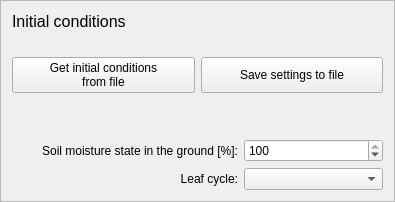
    <widget class="QFrame" name="frame_4">
     <property name="toolTip">
      <string>The initial conditions are entered here. These relate to time of year, days since rain, soil moisture state and daily mean air temperature at the beginning of a model run.</string>
     </property>
     <property name="frameShape">
      <enum>QFrame::StyledPanel</enum>
     </property>
     <property name="frameShadow">
      <enum>QFrame::Raised</enum>
     </property>
     <layout class="QGridLayout" name="gridLayout_3">
      <item row="3" column="0">
       <spacer name="verticalSpacer">
        <property name="orientation">
         <enum>Qt::Vertical</enum>
        </property>
        <property name="sizeHint" stdset="0">
         <size>
          <width>20</width>
          <height>40</height>
         </size>
        </property>
       </spacer>
      </item>
      <item row="1" column="0">
       <widget class="QLabel" name="label_for_size">
        <property name="text">
         <string/>
        </property>
       </widget>
      </item>
      <item row="2" column="0" colspan="6">
       <layout class="QHBoxLayout" name="horizontalLayout">
        <item>
         <widget class="QPushButton" name="pushButtonImportInitial">
          <property name="enabled">
           <bool>true</bool>
          </property>
          <property name="sizePolicy">
           <sizepolicy hsizetype="Minimum" vsizetype="Minimum">
            <horstretch>0</horstretch>
            <verstretch>0</verstretch>
           </sizepolicy>
          </property>
          <property name="text">
           <string>Get initial conditions 
from file</string>
          </property>
         </widget>
        </item>
        <item>
         <widget class="QPushButton" name="pushButtonExportInitial">
          <property name="enabled">
           <bool>true</bool>
          </property>
          <property name="sizePolicy">
           <sizepolicy hsizetype="Minimum" vsizetype="Minimum">
            <horstretch>0</horstretch>
            <verstretch>0</verstretch>
           </sizepolicy>
          </property>
          <property name="text">
           <string>Save settings to file</string>
          </property>
         </widget>
        </item>
       </layout>
      </item>
      <item row="0" column="0" colspan="4">
       <widget class="QLabel" name="label_15">
        <property name="text">
         <string>&lt;!DOCTYPE HTML PUBLIC &quot;-//W3C//DTD HTML 4.0//EN&quot; &quot;http://www.w3.org/TR/REC-html40/strict.dtd&quot;&gt;
&lt;html&gt;&lt;head&gt;&lt;meta name=&quot;qrichtext&quot; content=&quot;1&quot; /&gt;&lt;style type=&quot;text/css&quot;&gt;
p, li { white-space: pre-wrap; }
&lt;/style&gt;&lt;/head&gt;&lt;body style=&quot; font-family:'MS Shell Dlg 2'; font-size:8pt; font-weight:400; font-style:normal;&quot;&gt;
&lt;p style=&quot; margin-top:0px; margin-bottom:0px; margin-left:0px; margin-right:0px; -qt-block-indent:0; text-indent:0px;&quot;&gt;&lt;span style=&quot; font-size:12pt;&quot;&gt;Initial conditions&lt;/span&gt;&lt;/p&gt;&lt;/body&gt;&lt;/html&gt;</string>
        </property>
       </widget>
      </item>
      <item row="6" column="2" colspan="3">
       <widget class="QLabel" name="label_16">
        <property name="text">
         <string>Leaf cycle:</string>
        </property>
        <property name="alignment">
         <set>Qt::AlignRight|Qt::AlignTrailing|Qt::AlignVCenter</set>
        </property>
       </widget>
      </item>
      <item row="6" column="5">
       <widget class="QComboBox" name="comboBoxLeafCycle">
        <property name="enabled">
         <bool>true</bool>
        </property>
        <property name="toolTip">
         <string>A rough estimate of leaf area index based on season. To adjust this in more detail, the SUEWS, BLUEWS (Advanced) plugin should be used.</string>
        </property>
        <item>
         <property name="text">
          <string/>
         </property>
        </item>
        <item>
         <property name="text">
          <string>Winter (0%)</string>
         </property>
        </item>
        <item>
         <property name="text">
          <string>Early spring (25%)</string>
         </property>
        </item>
        <item>
         <property name="text">
          <string>Spring (50%)</string>
         </property>
        </item>
        <item>
         <property name="text">
          <string>Late Spring (75%)</string>
         </property>
        </item>
        <item>
         <property name="text">
          <string>Summer (100%)</string>
         </property>
        </item>
        <item>
         <property name="text">
          <string>Early Autumn (75%)</string>
         </property>
        </item>
        <item>
         <property name="text">
          <string>Autumn (50%)</string>
         </property>
        </item>
        <item>
         <property name="text">
          <string>Late Autumn (75%)</string>
         </property>
        </item>
       </widget>
      </item>
      <item row="4" column="1" colspan="4">
       <widget class="QLabel" name="label_22">
        <property name="text">
         <string>Soil moisture state in the ground [%]:</string>
        </property>
        <property name="alignment">
         <set>Qt::AlignRight|Qt::AlignTrailing|Qt::AlignVCenter</set>
        </property>
        <property name="buddy">
         <cstring></cstring>
        </property>
       </widget>
      </item>
      <item row="4" column="5">
       <widget class="QSpinBox" name="spinBoxSoilMoisture">
        <property name="maximum">
         <number>100</number>
        </property>
        <property name="singleStep">
         <number>5</number>
        </property>
        <property name="value">
         <number>100</number>
        </property>
       </widget>
      </item>
     </layout>
    </widget>
